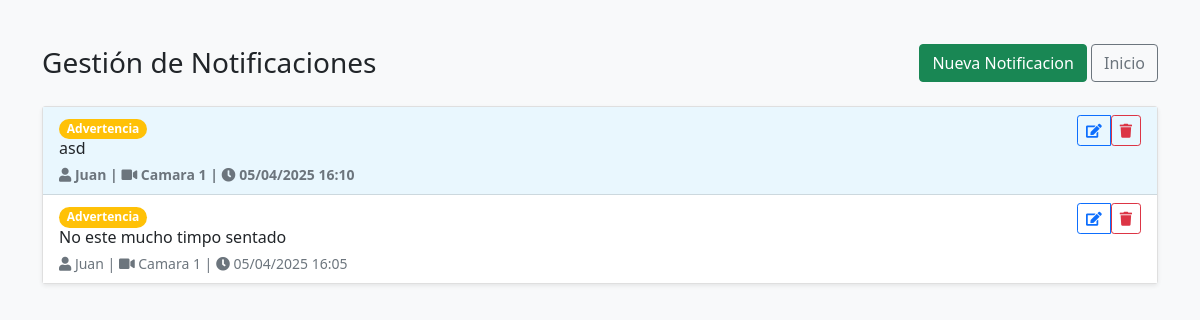
The page /notificaciones on the database as committed earlier.
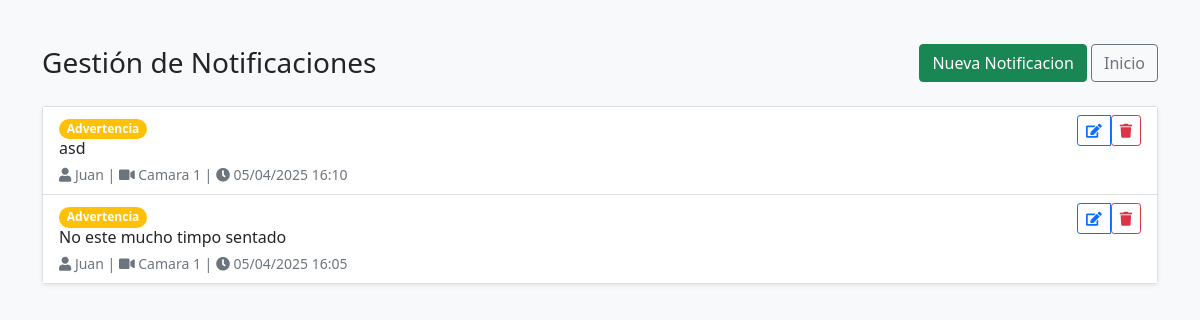
The same page on the database as committed later.
### tables this page shows
CREATE TABLE notificaciones (
                id INTEGER PRIMARY KEY AUTOINCREMENT,
                id_usuario INTEGER NOT NULL,
                id_camara INTEGER NOT NULL,
                mensaje TEXT NOT NULL,
                tipo TEXT NOT NULL,  -- 'postura', 'movimiento', 'conexion'
                leida BOOLEAN DEFAULT 0,
                fecha TIMESTAMP DEFAULT CURRENT_TIMESTAMP,
                FOREIGN KEY (id_usuario) REFERENCES usuarios(id),
                FOREIGN KEY (id_camara) REFERENCES camaras(id)
            );

CREATE TABLE usuarios (
                id INTEGER PRIMARY KEY AUTOINCREMENT,
                nombre TEXT NOT NULL,
                username TEXT UNIQUE NOT NULL,
                password TEXT NOT NULL,
                role INTEGER NOT NULL DEFAULT 1,  -- 1=usuario normal, 2=admin
                dni TEXT UNIQUE NOT NULL,  -- Cambiado a TEXT para manejar diferentes formatos
                fecha_registro TIMESTAMP DEFAULT CURRENT_TIMESTAMP,
                activo BOOLEAN DEFAULT 1
            );

CREATE TABLE camaras (
                id INTEGER PRIMARY KEY AUTOINCREMENT,
                nombre TEXT NOT NULL,
                url TEXT UNIQUE NOT NULL,
                descripcion TEXT,
                angulo_min INTEGER NOT NULL DEFAULT 45,  -- Ángulo mínimo en grados
                angulo_max INTEGER NOT NULL DEFAULT 135, -- Ángulo máximo en grados
                hombros_min REAL NOT NULL DEFAULT 0.5,    -- Distancia mínima entre hombros
                hombros_max REAL NOT NULL DEFAULT 1.5,   -- Distancia máxima entre hombros
                manos_min INTEGER NOT NULL DEFAULT 30,   -- Distancia mínima de manos
                manos_max INTEGER NOT NULL DEFAULT 150,   -- Distancia máxima de manos
                ubicacion TEXT,
                activa BOOLEAN DEFAULT 1,
                fecha_instalacion TIMESTAMP DEFAULT CURRENT_TIMESTAMP,
                FOREIGN KEY (id) REFERENCES notificaciones(id_camara)
            );

### routes/notificacion.py (the view)
    @app.route('/notificaciones')
    def notificacion_index():
        try:
            page = request.args.get('page', 1, type=int)
            per_page = 10
            conn = get_db_connection()
            notificaciones = conn.execute('''
                SELECT n.id, n.mensaje, n.tipo, n.leida,
                       strftime('%d/%m/%Y %H:%M', n.fecha) as fecha_formateada,
                       u.nombre as usuario_nombre,
                       c.nombre as camara_nombre
                FROM notificaciones n
                LEFT JOIN usuarios u ON n.id_usuario = u.id
                LEFT JOIN camaras c ON n.id_camara = c.id
                ORDER BY n.fecha DESC
                LIMIT ? OFFSET ?
            ''', (per_page, (page - 1) * per_page)).fetchall()
            total = conn.execute('SELECT COUNT(*) FROM notificaciones').fetchone()[0]
            conn.close()
            return render_template('notificacion/index.html',
                                notificaciones=notificaciones,
                                page=page,
                                per_page=per_page,
                                total=total)
        except Exception as e:
            app.logger.error(f"Error al listar notificaciones: {str(e)}")
            flash('Error al cargar las notificaciones', 'error')
            return redirect(url_for('index'))

### database.py (called while the page is built)
def get_db_connection():
    conn = sqlite3.connect('monitoring.db')
    conn.row_factory = sqlite3.Row
    return conn

### templates/notificacion/index.html (shortened to what this page needs)
<!DOCTYPE html>
<html lang="es">
<head>
    <link href="https://cdn.jsdelivr.net/npm/bootstrap@5.1.3/dist/css/bootstrap.min.css" rel="stylesheet">
    <link href="https://cdnjs.cloudflare.com/ajax/libs/font-awesome/5.15.4/css/all.min.css" rel="stylesheet">
</head>
<body>
    <div class="container mt-4">
        <div class="d-flex justify-content-between align-items-center mb-4">
            <h1 class="h3 mb-0">
                 Gestión de Notificaciones
            </h1>
            <div>
                <a href="{{ url_for('notificacion_add') }}" class="btn btn-success">
                     Nueva Notificacion
                </a>
                <a href="{{ url_for('index') }}" class="btn btn-outline-secondary">
                     Inicio
                </a>
            </div>
        </div>
        <div class="card shadow-sm">
            <div class="card-body p-0">
                <div class="list-group list-group-flush">
                    {% for notif in notificaciones %}
                    <div class="list-group-item notification-item {% if not notif.leida %}unread{% endif %}">
                        <div class="d-flex justify-content-between align-items-start">
                            <div class="me-3">
                                <span class="badge rounded-pill bg-{{ 'info' if notif.tipo == 'info' else 'warning' if notif.tipo == 'advertencia' else 'danger' }}">
                                    {{ notif.tipo|capitalize }}
                                </span>
                                <h6 class="mb-1">{{ notif.mensaje }}</h6>
                                <small class="text-muted">
                                    <i class="fas fa-user"></i> {{ notif.usuario_nombre or 'Sistema' }} |
                                    <i class="fas fa-video"></i> {{ notif.camara_nombre or 'N/A' }} |
                                    <i class="fas fa-clock"></i> {{ notif.fecha_formateada }}
                                </small>
                            </div>
                            <div class="btn-group">
                                <a href="{{ url_for('notificacion_edit', id=notif.id) }}" class="btn btn-sm btn-outline-primary">
                                    <i class="fas fa-edit"></i>
                                </a>
                                <form action="{{ url_for('notificacion_delete', id=notif.id) }}" method="POST" class="d-inline">
                                    <button type="submit" class="btn btn-sm btn-outline-danger" onclick="return confirm('¿Eliminar esta notificación?');">
                                        <i class="fas fa-trash"></i>
                                    </button>
                                </form>
                            </div>
                        </div>
                    </div>
                    {% else %}
                    <div class="list-group-item text-center py-4 text-muted">
                        No hay notificaciones registradas
                    </div>
                    {% endfor %}
                </div>
            </div>
        </div>
    </div>
</body>
</html>

### templates/notificacion/index.html (style rules this page uses)
body { padding-top: 20px; background-color: #f8f9fa; }
.notification-item { transition: all 0.3s; }

Rows that differ between the two databases and show on the page:
changed notificaciones "asd": leida False → True (drawn)
